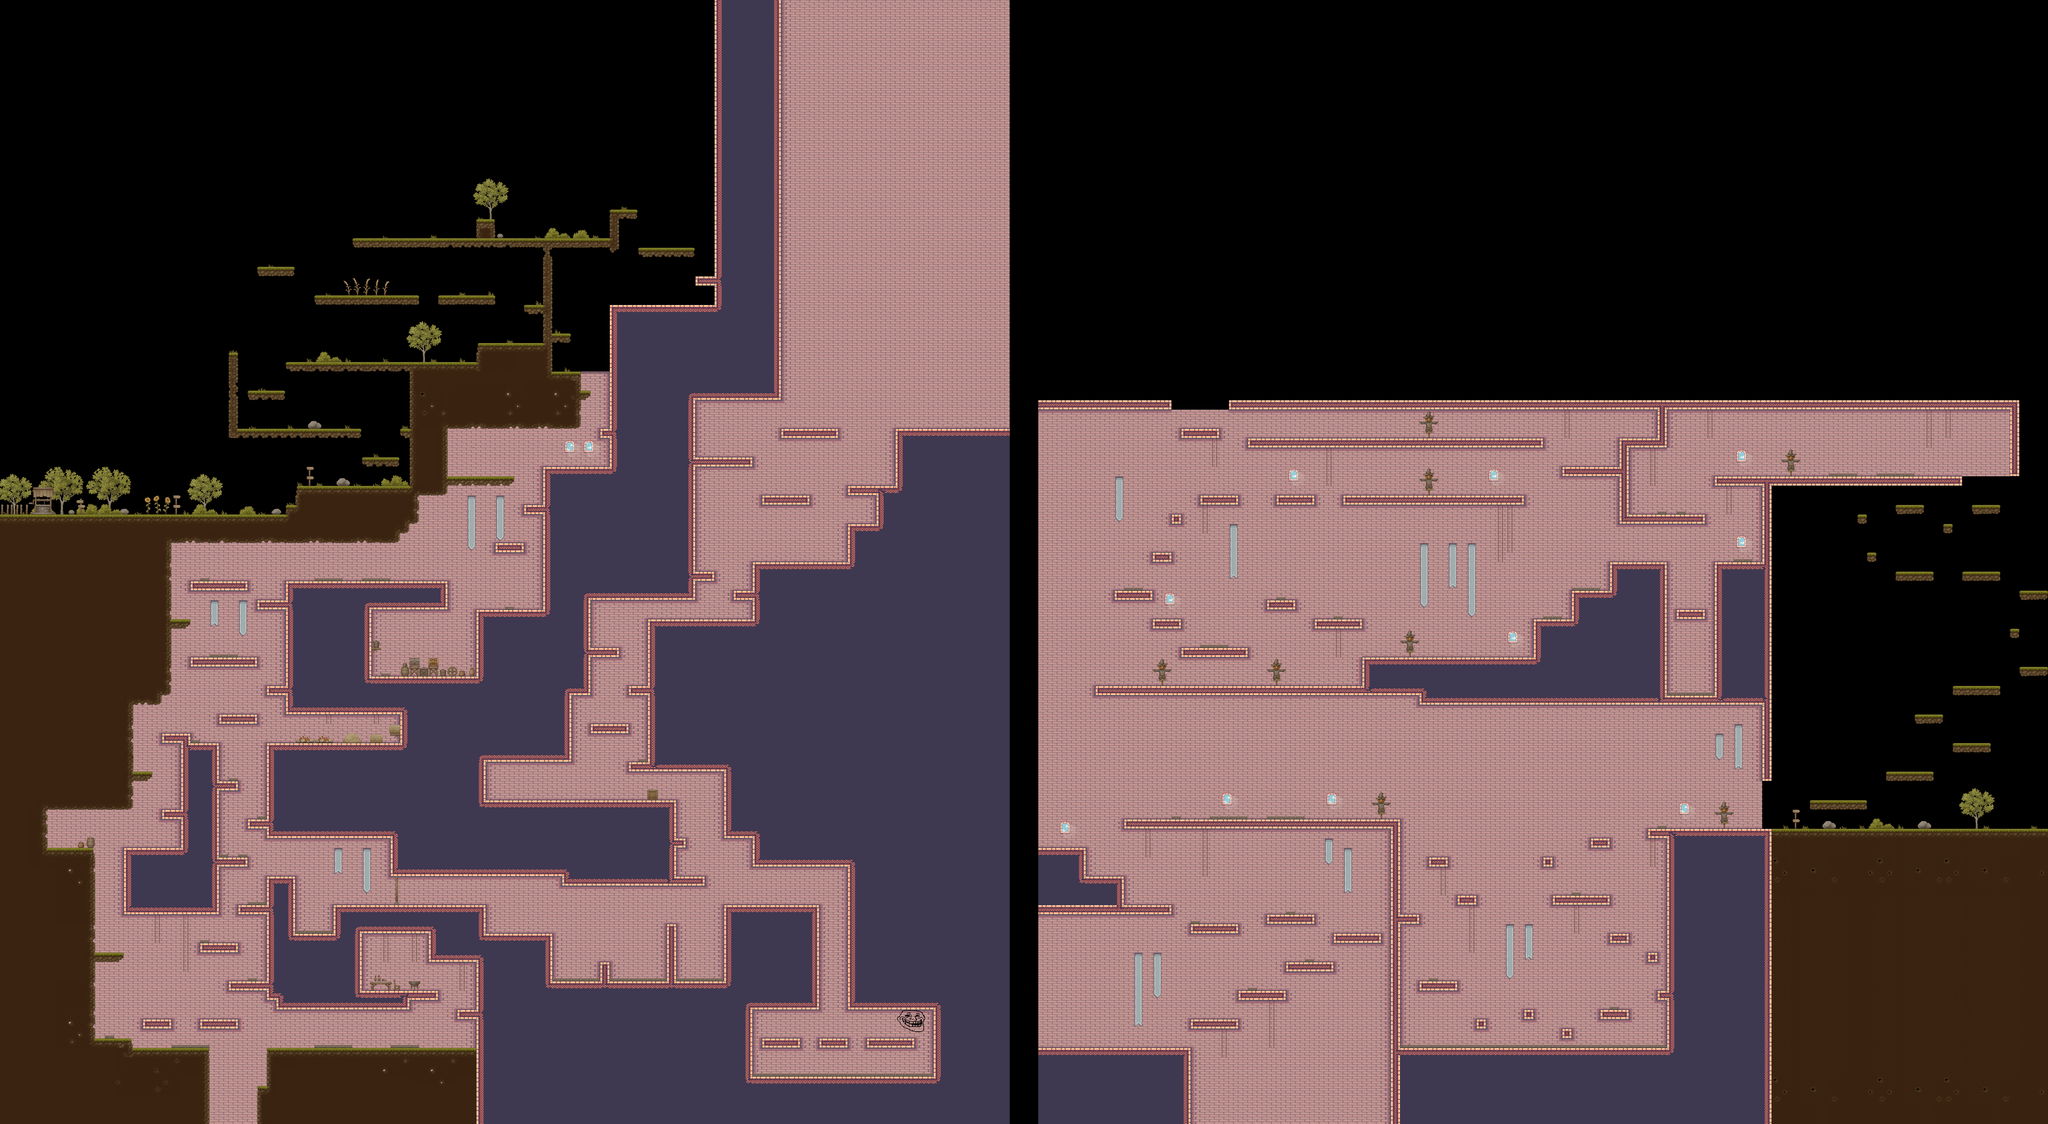

Tiled map render using the project's own tile images. Description and the map definition, with tile-layer contents summarised, below:
An orthogonal 215x118 tile map with 32x32 px tiles, 3 tile layers (Backgorund, Arboles, Map), 2 hidden layers not drawn, 6 tilesets.

<map version="1.10" tiledversion="1.10.2" orientation="orthogonal" renderorder="right-down" width="215" height="118" tilewidth="32" tileheight="32" infinite="0" nextlayerid="12" nextobjectid="10">
 <tileset firstgid="1" name="MapMetadata" tilewidth="32" tileheight="32" spacing="1" margin="1" tilecount="4" columns="4">
  <image source="MapMetadata.png" width="133" height="34" />
 </tileset>
 <tileset firstgid="5" name="tesTiles" tilewidth="32" tileheight="32" tilecount="256" columns="16">
  <image source="TX Tileset Ground.png" width="512" height="512" />
 </tileset>
 <tileset firstgid="261" name="test2" tilewidth="32" tileheight="32" margin="32" tilecount="216" columns="18">
  <image source="Terrain (32x32).png" width="608" height="416" />
 </tileset>
 <tileset firstgid="477" name="decor" tilewidth="32" tileheight="32" margin="32" tilecount="30" columns="6">
  <image source="Decorations (32x32).png" width="224" height="192" />
 </tileset>
 <tileset firstgid="507" name="sky" tilewidth="32" tileheight="32" tilecount="180" columns="18">
  <image source="../Textures/sky.png" width="576" height="324" />
 </tileset>
 <tileset firstgid="687" name="village_background" tilewidth="32" tileheight="32" tilecount="1024" columns="32">
  <image source="TX Village Props.png" width="1024" height="1024" />
 </tileset>
 <layer id="6" name="Backgorund" width="215" height="118">
  <properties>
   <property name="Draw" type="bool" value="true" />
  </properties>
  <data>[25370 cells, 9862 non-empty, 29 distinct tile ids]</data>
 </layer>
 <layer id="9" name="Arboles" width="215" height="118">
  <properties>
   <property name="Draw" type="bool" value="true" />
  </properties>
  <data>[25370 cells, 803 non-empty, 165 distinct tile ids]</data>
 </layer>
 <layer id="1" name="Map" width="215" height="118">
  <properties>
   <property name="Draw" type="bool" value="true" />
  </properties>
  <data>[25370 cells, 7694 non-empty, 167 distinct tile ids]</data>
 </layer>
 <layer id="2" name="Colisions" width="215" height="118" visible="0">
  <properties>
   <property name="Draw" type="bool" value="false" />
  </properties>
  <data>[25370 cells, 2506 non-empty, 6 distinct tile ids]</data>
 </layer>
 <layer id="11" name="Navigation" width="215" height="118" visible="0">
  <properties>
   <property name="Draw" type="bool" value="false" />
   <property name="Navigation" type="bool" value="true" />
  </properties>
  <data>[25370 cells, 8366 non-empty, 1 distinct tile ids]</data>
 </layer>
</map>
